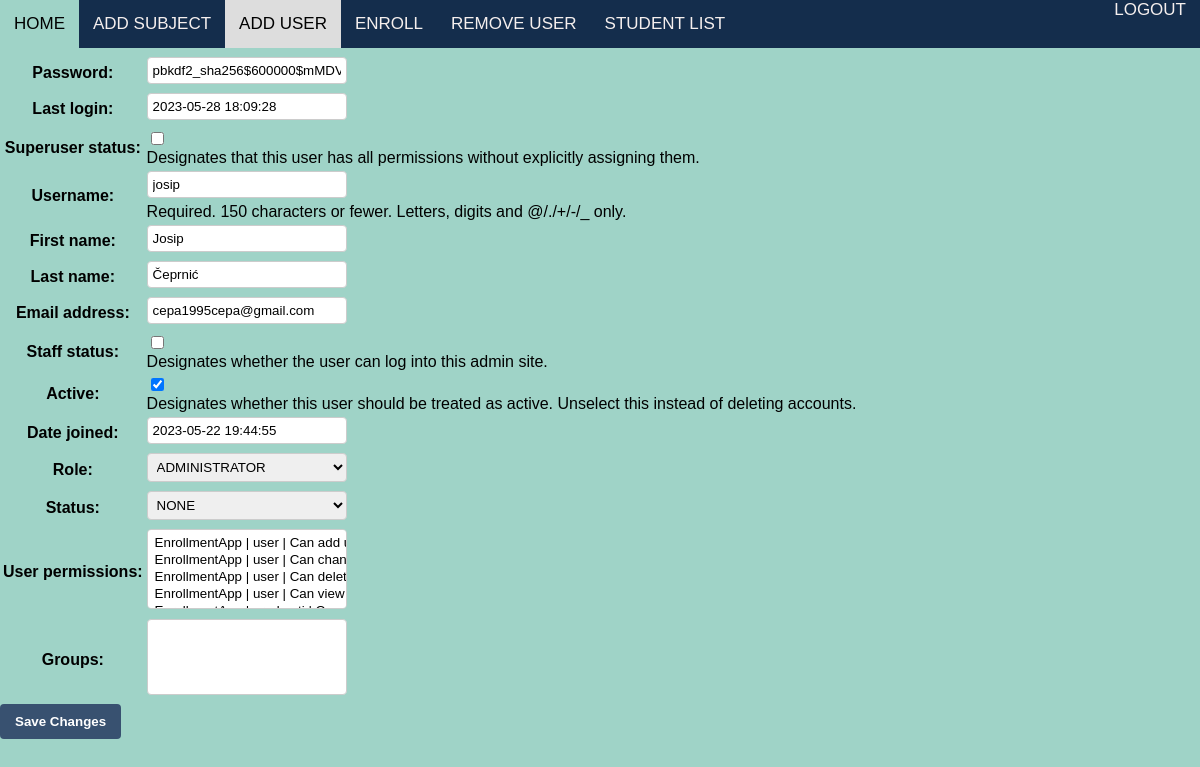
Page /students/1/edit/ (signed in) on the earlier database version.
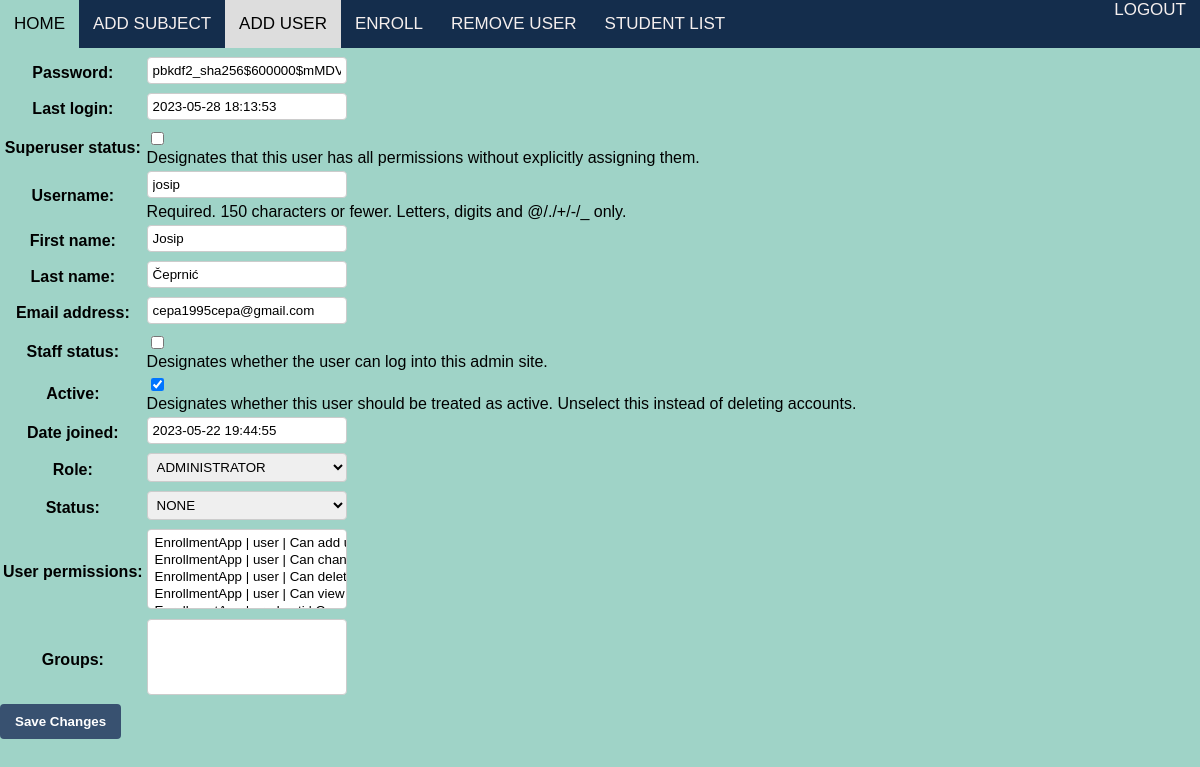
Same page on the later database version.
### EnrollmentApp/models.py (models this page shows, shortened)
class Korisnici(AbstractUser):
    class RoleChoices(Enum):
        ADMINISTRATOR = 'administrator'
        PROFESOR = 'profesor'
        STUDENT = 'student'
    class StatusChoices(Enum):
        NONE = 'none'
        REDOVAN = 'redovan'
        IZVANREDAN = 'izvanredan'
    role = models.CharField(max_length=20, choices=[(role.value, role.name) for role in RoleChoices])
    status = models.CharField(max_length=20, choices=[(status.value, status.name) for status in StatusChoices])
    user_permissions = models.ManyToManyField(
        Permission,
        verbose_name='user permissions',
        blank=True,
        related_name='korisnici_set'
    )
    groups = models.ManyToManyField(
        'auth.Group',
        verbose_name='groups',
        blank=True,
        related_name='korisnici_set'
    )

### EnrollmentApp/views.py (the view)
# urls.py: path('students/<int:student_id>/edit/', views.edit_student, name='edit_student'),
@login_required
@user_passes_test(check_admin)
def edit_student(request, student_id):
    student = get_object_or_404(Korisnici, id=student_id)
    form = KorisniciForm(request.POST or None, instance=student)
    if form.is_valid():
        form.save()
        return redirect('student_list')
    return render(request, 'edit_student.html', {'form': form})

### EnrollmentApp/forms.py
class KorisniciForm(forms.ModelForm):
    class Meta:
        model = Korisnici
        fields = '__all__'

### EnrollmentApp/views.py (called while the page is built)
def check_admin(user):
    return user.role == 'administrator'

### EnrollmentApp/templates/edit_student.html (shortened to what this page needs)
{% load static %}
<!DOCTYPE html>
<html>
<head>
    <link rel="stylesheet" type="text/css" href="{% static 'css/style.css' %}">
</head>
<body>
    <nav>
        <div class="nav-left">
            <a href="{% url 'success' %}">HOME</a>
            <a href="{% url 'add_subject' %}">ADD SUBJECT</a>
            <a href="{% url 'add_user' %}" class="current">ADD USER</a>
            <a href="{% url 'create_enrollment' %}"> ENROLL</a>
            <a href="{% url 'user_list' %}">REMOVE USER</a>
            <a href="{% url 'student_list' %}">STUDENT LIST</a>
        </div>
        <div class="nav-right">
            <a href="{% url 'logout' %}" class="logout">LOGOUT</a>
        </div>
    </nav>
    <br>
    <br>
    <br>
    <form method="POST">
        <table>
            {{ form.as_table }}
        </table>
        <input type="submit" value="Save Changes" />
    </form>
</body>
</html>

Differences in the rows shown:
changed Korisnici "josip": last_login "2023-05-28 18:09:28" → "2023-05-28 18:13:53"
